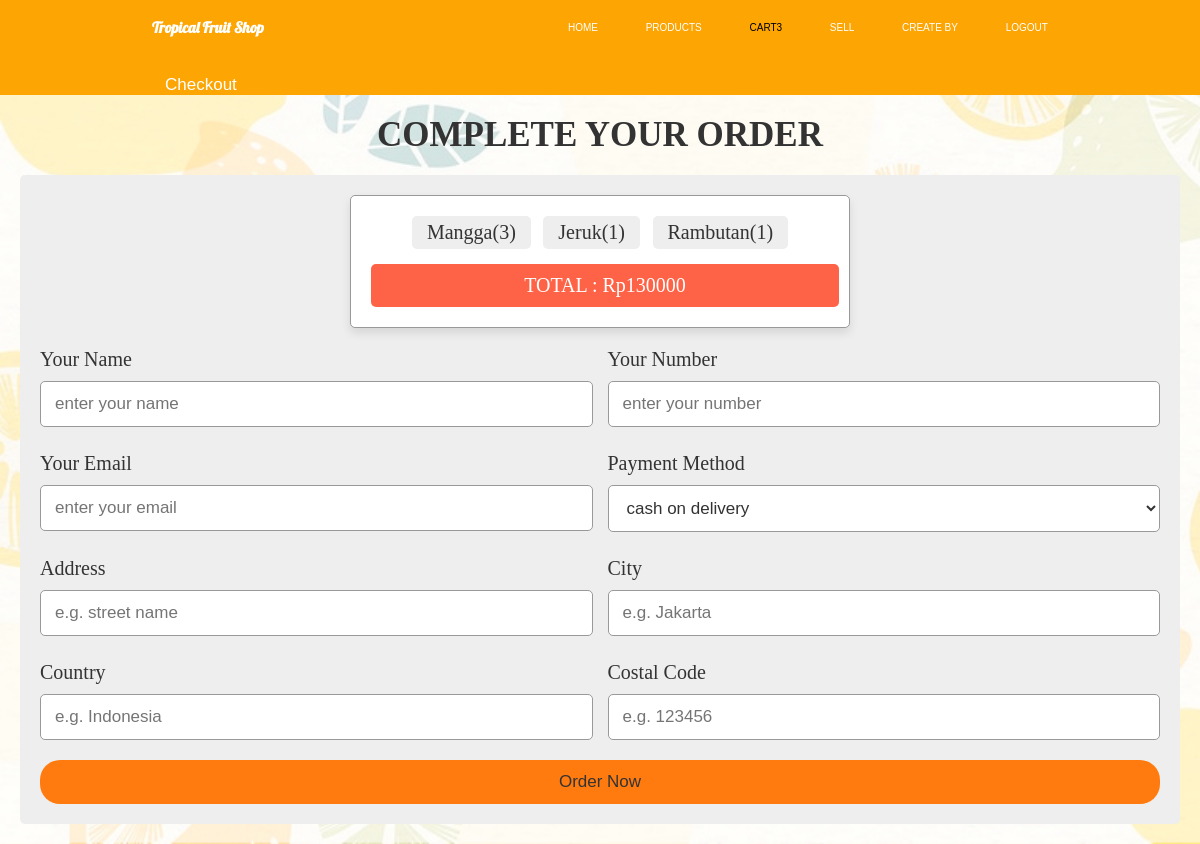
The page /checkout.php on the database its author committed.
### tables this page shows
CREATE TABLE `cart` (
  `id` int(255) NOT NULL,
  `name` varchar(255) NOT NULL,
  `price` int(255) NOT NULL,
  `image` varchar(300) NOT NULL,
  `quantity` int(255) NOT NULL
);

### checkout.php (the view, shortened to what this page needs)
<?php
@include 'config.php';
?>
<!DOCTYPE html>
<html lang="en">
<head>
   <link rel="stylesheet" href="https://cdnjs.cloudflare.com/ajax/libs/font-awesome/6.0.0/css/all.min.css">
   <link rel="stylesheet" href="css/admin.css">
</head>
<body>
<?php
   $select_rows = mysqli_query($conn, "SELECT*FROM `cart`") or die ('query failed');
   $row_count = mysqli_num_rows($select_rows);
   ?>
<nav>
		<div class="logo">
			<h1><a href="index.php">Tropical Fruit Shop</a></h1>
		</div>
			 <ul>
				<li ><a href="index.php">HOME</a></li>
				<li><a href="products.php">PRODUCTS</a></li>
				<li class="active"><a href="cart.php">CART<span><?php echo $row_count; ?></span></a></li>
				<li ><a href="sell.php">SELL</a></li>
				<li ><a>CREATE BY</a></li>
				<li><a href="logout.php">LOGOUT</a></li>
			 </ul>
	</nav>
	<section class="label">
		<div class="bagian">
			<p>Checkout</p>
		</div>
	</section>
<div class="container">
<section class="checkout-form">
   <h1 class="heading">complete your order</h1>
   <form action="" method="post">
   <div class="display-order">
      <?php
         $select_cart = mysqli_query($conn, "SELECT * FROM `cart`");
         $total = 0;
         $grand_total = 0;
         if(mysqli_num_rows($select_cart) > 0){
            while($fetch_cart = mysqli_fetch_assoc($select_cart)){
            $total_price = intval($fetch_cart['price'] * $fetch_cart['quantity']);
            $grand_total = $total += $total_price;
      ?>
      <span><?= $fetch_cart['name']; ?>(<?= $fetch_cart['quantity']; ?>)</span>
      <?php
         }
      }else{
         echo "<div class='display-order'><span>your cart is empty!</span></div>";
      }
      ?>
      <span class="grand-total"> TOTAL : Rp<?= $grand_total; ?> </span>
   </div>
      <div class="flex">
         <div class="inputBox">
            <span>your name</span>
            <input type="text" placeholder="enter your name" name="name" required>
         </div>
         <div class="inputBox">
            <span>your number</span>
            <input type="text" placeholder="enter your number" name="number" required>
         </div>
         <div class="inputBox">
            <span>your email</span>
            <input type="email" placeholder="enter your email" name="email" required>
         </div>
         <div class="inputBox">
            <span>payment method</span>
            <select name="method">
               <option value="cash on delivery" selected>cash on delivery</option>
            </select>
         </div>
         <div class="inputBox">
            <span>address</span>
            <input type="text" placeholder="e.g. street name" name="street" required>
         </div>
         <div class="inputBox">
            <span>city</span>
            <input type="text" placeholder="e.g. Jakarta" name="city" required>
         </div>
         <div class="inputBox">
            <span>country</span>
            <input type="text" placeholder="e.g. Indonesia" name="country" required>
         </div>
         <div class="inputBox">
            <span>costal code</span>
            <input type="text" placeholder="e.g. 123456" name="pin_code" required>
         </div>
      </div>
      <input type="submit" value="order now" name="order_btn" class="btn">
   </form>
</section>
</div>
</body>
</html>

### css/admin.css (style rules this page uses)
:root { --accent: #ffd079; --bg: #ffffff; --blue:#2980b9; --red:tomato; --orange:orange; --black:#333; --white:#fff; --bg-color:#eee; --dark-bg:rgba(0,0,0,.7); --box-shadow:0 .5rem 1rem rgba(0,0,0,.1); --border:.1rem solid #999; }
* { margin:0; padding:0; box-sizing: border-box; outline: none; border:none; text-decoration: none; text-transform: capitalize; }
body { background-image: url('../img/Untitled\ design.png'); background-repeat: no-repeat; background-attachment: fixed; background-size: cover; }
a { color: inherit; text-decoration: none; }
li a { font-family: sans-serif; }
.bagian { width:75%; margin:0 auto; }
.label { background-color: #FCA503; color: #fff; }
.label .bagian p { font-family: sans-serif; font-size: 17px; float: left; }
Nav { display: flex; background-color: #FCA503; justify-content: space-around; height: 55px; align-items: center; color: #ffffff; }
Nav .logo { font-family: 'Lobster'; }
Nav ul { display: flex; list-style: none; width: 40%; justify-content: space-between; cursor: pointer; }
Nav ul li a { text-decoration: none; display: block; }
.active { color: #000000; }
.heading { text-align: center; font-size: 3.5rem; text-transform: uppercase; color:var(--black); margin-bottom: 2rem; }
.btn, .option-btn, .delete-btn { display: block; width: 100%; text-align: center; background-color: #fabc48; color:var(--white); font-size: 1.7rem; padding:1.2rem 3rem; border-radius: .5rem; cursor: pointer; margin-top: 1rem; }
html { font-size: 62.5%; overflow-x: hidden; }
.container { max-width: 1200px; margin:0 auto; }
section { padding:2rem; }
.btn, .option-btn, .delete-btn { display: block; width: 100%; text-align: center; background-color:#ff7b0f ; color:var(--black); font-size: 1.7rem; padding:1.2rem 3rem; border-radius: 2rem; cursor: pointer; margin-top: 1rem; }
.checkout-form form { padding:2rem; border-radius: .5rem; background-color: var(--bg-color); }
.checkout-form form .flex { display: flex; flex-wrap: wrap; gap:1.5rem; }
.checkout-form form .flex .inputBox { flex:1 1 40rem; }
.checkout-form form .flex .inputBox span { font-size: 2rem; color:var(--black); }
.checkout-form form .flex .inputBox input, .checkout-form form .flex .inputBox select { width: 100%; background-color: var(--white); font-size: 1.7rem; color:var(--black); border-radius: .5rem; margin:1rem 0; padding:1.2rem 1.4rem; text-transform: none; border:var(--border); }
.display-order { max-width: 50rem; background-color: var(--white); border-radius: .5rem; text-align: center; padding:1.5rem; margin:0 auto; margin-bottom: 2rem; box-shadow: var(--box-shadow); border:var(--border); }
.display-order span { display: inline-block; border-radius: .5rem; background-color: var(--bg-color); padding:.5rem 1.5rem; font-size: 2rem; color:var(--black); margin:.5rem; }
.display-order span.grand-total { width: 100%; background-color: var(--red); color:var(--white); padding:1rem; margin-top: 1rem; }

### rows shown on the page
cart: name "Mangga", quantity "3"
cart: name "Jeruk", quantity "1"
cart: name "Rambutan", quantity "1"

### other values the page prints
$row_count "3"
$grand_total "130000"
